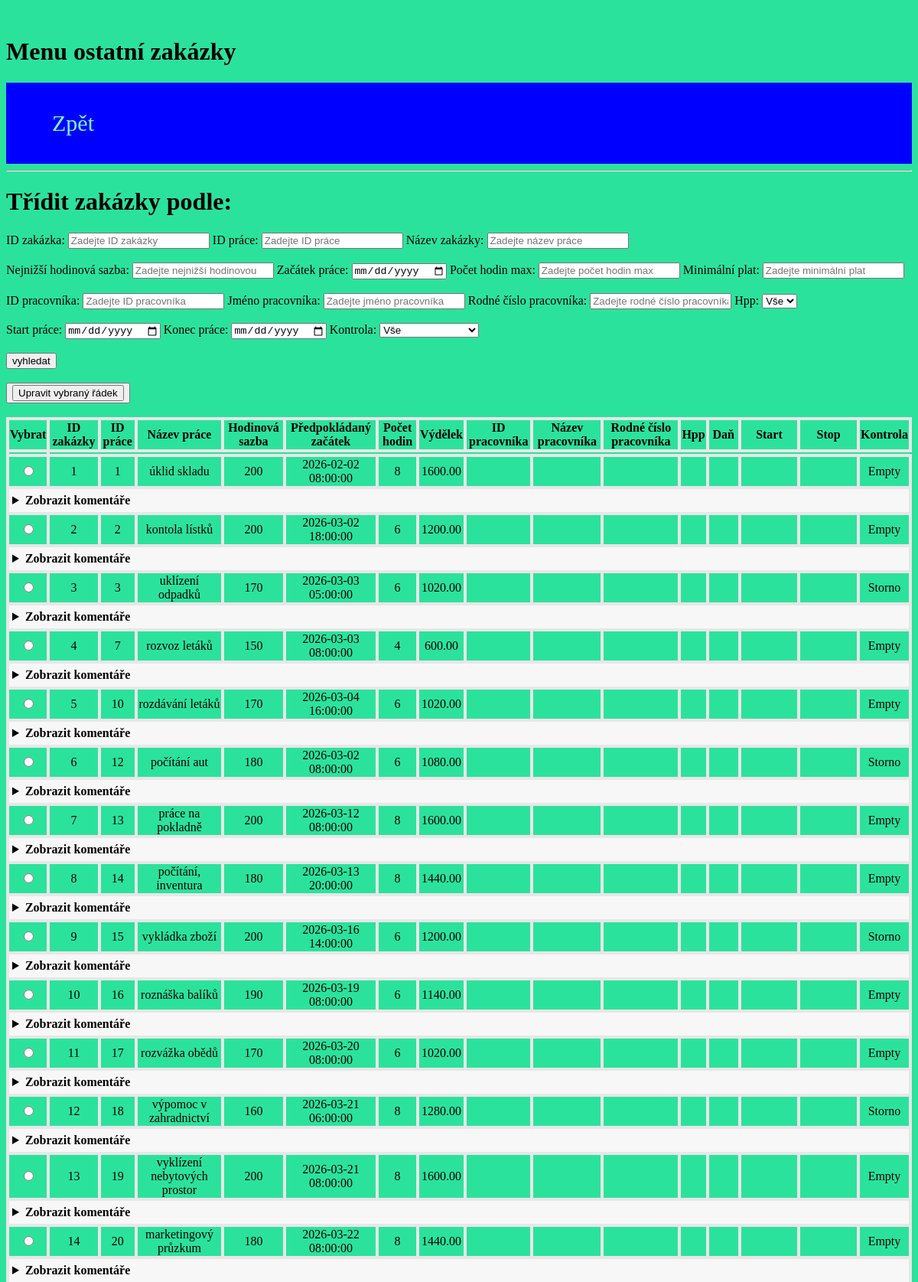
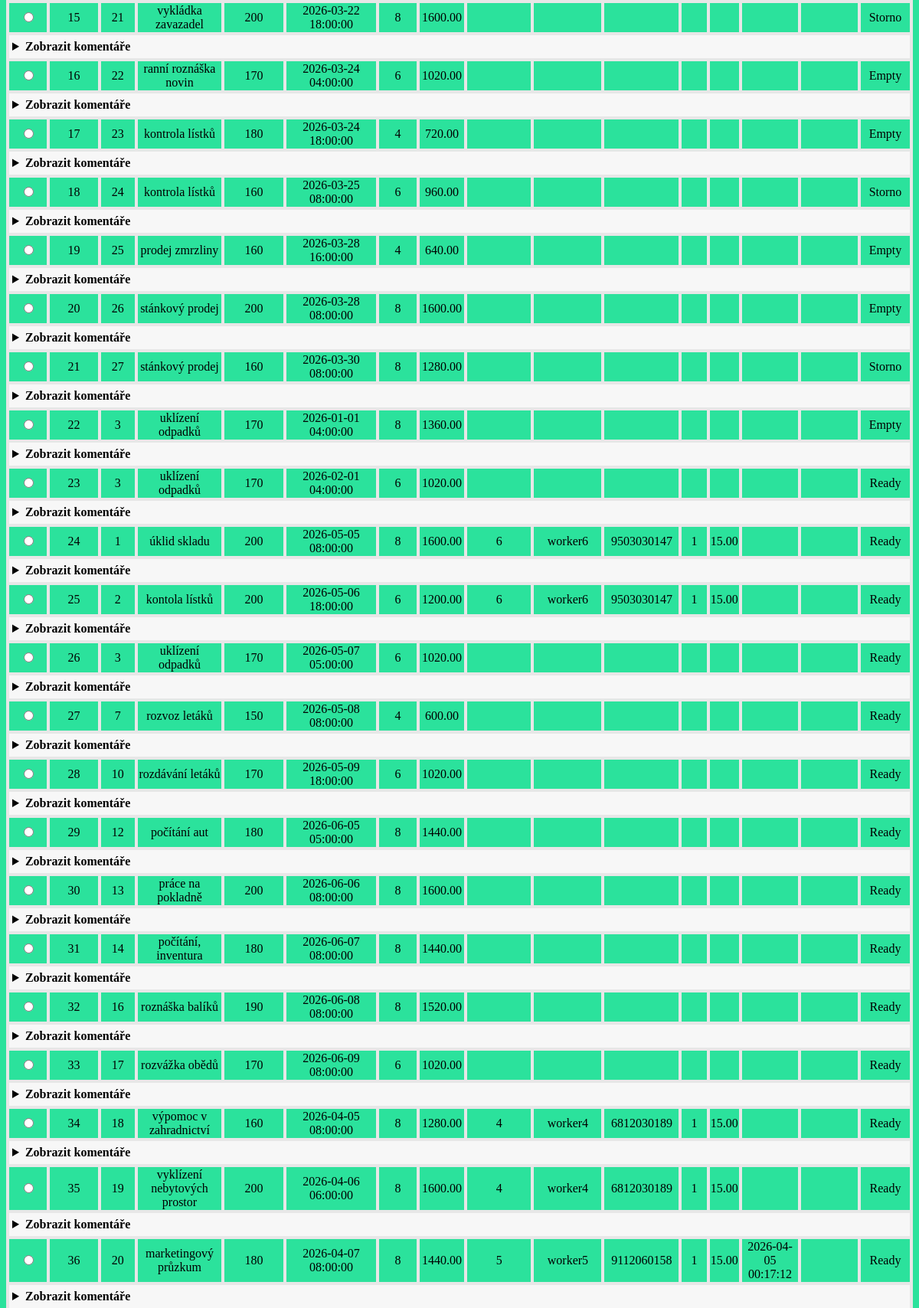
The app's page /leader/leader_control/control_other.php (upper part) with its own data (2 pictures, top to bottom).
### tables this page shows
CREATE TABLE IF NOT EXISTS `event` (
  `id_event` int NOT NULL AUTO_INCREMENT,
  `id_job` int DEFAULT NULL,
  `name_job` varchar(50) DEFAULT NULL,
  `price_hour` int DEFAULT NULL,
  `begin_event` datetime DEFAULT NULL,
  `hours` int DEFAULT NULL,
  `salary` decimal(10,2) DEFAULT NULL,
  `id_worker` int DEFAULT NULL,
  `workername` varchar(8) DEFAULT NULL,
  `birth_number` varchar(11) DEFAULT NULL,
  `hpp` tinyint DEFAULT NULL,
  `tax_event` decimal(5,2) DEFAULT NULL,
  `start_event` datetime DEFAULT NULL,
  `stop_event` datetime DEFAULT NULL,
  `control` varchar(6) DEFAULT NULL,
  `comment_job` text,
  `comment_leader` text,
  `comment_event` text,
  `comment_control` text,
  `leadername` varchar(8) DEFAULT NULL,
  PRIMARY KEY (`id_event`)
);

### leader/leader_control/control_other.php (the view, shortened to what this page needs)
<!DOCTYPE html>
<html lang="en">
<head>
    <link rel="stylesheet" href="../../CSS/style.css">
</head>
<body>
    <H1>Menu ostatní zakázky</H1>
    <header>
        <div class="container">
            <nav>
                <ul>
                    <a href="control.php">
                        <li>Zpět</li>
                    </a>
                </ul>
            </nav>
        </div>
    </header>
    <hr />
    <h1>Třídit zakázky podle:</h1>
    <form action="control_other.php" method="POST">
        <label for="id_event">ID zakázka:</label>
        <input type="number" id="id_event" name="id_event" placeholder="Zadejte ID zakázky">
        <label for="id_job">ID práce:</label>
        <input type="number" id="id_job" name="id_job" placeholder="Zadejte ID práce">
        <label for="name_job">Název zakázky:</label>
        <input type="text" id="name_job" name="name_job" placeholder="Zadejte název práce">
        <br><br>
        <label for="price_hour">Nejnižší hodinová sazba:</label>
        <input type="number" id="price_hour" name="price_hour" placeholder="Zadejte nejnižší hodinovou sazbu">
        <label for="begin_event">Začátek práce:</label>
        <input type="date" id="begin_event" name="begin_event" placeholder="Zadejte předpokládaný začátek práce">
        <label for="hours">Počet hodin max:</label>
        <input type="number" id="hours" name="hours" placeholder="Zadejte počet hodin max">
        <label for="salary">Minimální plat:</label>
        <input type="number" id="salary" name="salary" placeholder="Zadejte minimální plat">
        <br><br>
        <label for="id_worker">ID pracovníka:</label>
        <input type="number" id="id_worker" name="id_worker" placeholder="Zadejte ID pracovníka">
        <label for="workername">Jméno pracovníka:</label>
        <input type="text" id="workername" name="workername" placeholder="Zadejte jméno pracovníka">
        <label for="birth_number">Rodné číslo pracovníka:</label>
        <input type="text" id="birth_number" name="birth_number" placeholder="Zadejte rodné číslo pracovníka">
        <label for="hpp">Hpp:</label>
        <select type="number" id="hpp" name="hpp">
            <option value="">Vše</option>
        </select>
        <br><br>
        <label for="start_event">Start práce:</label>
        <input type="date" id="start_event" name="start_event" placeholder="Start práce">
        <label for="stop_event">Konec práce:</label>
        <input type="date" id="stop_event" name="stop_event" placeholder="Konec práce">
        <label for="control">Kontrola:</label>
        <select type="text" id="control" name="control">
            <option value="">Vše</option>
        </select>
        <br><br>
        <input type="submit" value="vyhledat">
        <br><br>
    </form>
    <?php
    include('../../connection.php');
    $sql = "SELECT * FROM event where 1=1 ";
    $sql .= " ORDER BY id_event ASC ";
    $stmt = $conn->prepare($sql);
    $stmt->execute();
    $result = $stmt->get_result();
    if (!isset($_POST['uzivatel_id'])) {
        if ($result->num_rows > 0) {
            if ($result->num_rows > 0) {
                echo "<table border='1'>";
                echo "<thead> <tr><th>Vybrat</th><th>ID zakázky</th> <th>ID práce</th> <th>Název práce</th> <th>Hodinová sazba</th> <th>Předpokládaný začátek</th> <th>Počet hodin</th> <th>Výdělek</th> <th>ID pracovníka</th> <th>Název pracovníka</th> <th>Rodné číslo pracovníka</th> <th>Hpp</th><th>Daň</th> <th>Start</th> <th>Stop</th> <th>Kontrola</th> </tr> </thead>";
                ?>
                <form action="control_other.php" method="POST">
                    <button><input type="submit" value="Upravit vybraný řádek"></button>
                    <br><br>
                    <?php
                    echo "<tbody>";
                    echo "<td></td>";
                    while ($row = $result->fetch_assoc()) {
                        echo "<tr>";
                        echo "<td><input type='radio' name='uzivatel_id' value='" . $row['id_event'] . "'></td>";
                        echo "<td>" . htmlspecialchars($row['id_event']) . "</td>";
                        echo "<td>" . htmlspecialchars($row['id_job']) . "</td>";
                        echo "<td>" . htmlspecialchars($row['name_job']) . "</td>";
                        echo "<td>" . htmlspecialchars($row['price_hour']) . "</td>";
                        echo "<td>" . htmlspecialchars($row['begin_event']) . "</td>";
                        echo "<td>" . htmlspecialchars($row['hours']) . "</td>";
                        echo "<td>" . htmlspecialchars($row['salary']) . "</td>";
                        echo "<td>" . htmlspecialchars($row['id_worker']) . "</td>";
                        echo "<td>" . htmlspecialchars($row['workername']) . "</td>";
                        echo "<td>" . htmlspecialchars($row['birth_number']) . "</td>";
                        echo "<td>" . htmlspecialchars($row['hpp']) . "</td>";
                        echo "<td>" . htmlspecialchars($row['tax_event']) . "</td>";
                        echo "<td>" . htmlspecialchars($row['start_event']) . "</td>";
                        echo "<td>" . htmlspecialchars($row['stop_event']) . "</td>";
                        echo "<td>" . htmlspecialchars($row['control']) . "</td>";
                        echo "</tr>";
                        echo "<tr>";
                        echo "<td colspan='16' style='padding: 6px 4px; background: #f7f7f7; text-align: left;'>";
                        echo "<details>";
                        echo "<summary style='cursor:pointer; font-weight:bold;'>Zobrazit komentáře</summary>";
                        echo "</details>";
                        echo "</td>";
                        echo "</tr>";
                    }
                    echo "</tbody>";
                    echo "</table>";
            } else {
                echo "Žádná data k zobrazení.";
            }
        }
    } else {
        echo "Uživatel se vybírá.";
        echo "<br><br>";
    }
            ?>
</body>
</html>

### CSS/style.css (style rules this page uses)
body { background-size:cover; background:no-repeat; background-attachment:fixed; }
header { background-color:blue; padding: 10px; color:white; }
* { transition:all 0.3s ease-in-out; }
.container { clear:both; overflow:auto; }
body { background-color:rgb(43, 226, 156); margin-bottom: 0px; padding: 0px; padding-top: 20px; }
ul li { display: inline-block; padding:10px; font-size:30px; font-family:raleway; color:aquamarine; }
table { border-collapse: collapse; width: 100%; }
th, td { border: 4px solid rgb(231, 231, 231); text-align: center; }
a { text-decoration: none; }

### records on screen
event: id_event "1", id_job "1", name_job "úklid skladu", price_hour "200", begin_event "2026-02-02 08:00:00", hours "8", salary "1600.00", control "Empty"
event: id_event "2", id_job "2", name_job "kontola lístků", price_hour "200", begin_event "2026-03-02 18:00:00", hours "6", salary "1200.00", control "Empty"
event: id_event "3", id_job "3", name_job "uklízení odpadků", price_hour "170", begin_event "2026-03-03 05:00:00", hours "6", salary "1020.00", control "Storno"
event: id_event "4", id_job "7", name_job "rozvoz letáků", price_hour "150", begin_event "2026-03-03 08:00:00", hours "4", salary "600.00", control "Empty"
event: id_event "5", id_job "10", name_job "rozdávání letáků", price_hour "170", begin_event "2026-03-04 16:00:00", hours "6", salary "1020.00", control "Empty"
event: id_event "6", id_job "12", name_job "počítání aut", price_hour "180", begin_event "2026-03-02 08:00:00", hours "6", salary "1080.00", control "Storno"
event: id_event "7", id_job "13", name_job "práce na pokladně", price_hour "200", begin_event "2026-03-12 08:00:00", hours "8", salary "1600.00", control "Empty"
event: id_event "8", id_job "14", name_job "počítání, inventura", price_hour "180", begin_event "2026-03-13 20:00:00", hours "8", salary "1440.00", control "Empty"
event: id_event "9", id_job "15", name_job "vykládka zboží", price_hour "200", begin_event "2026-03-16 14:00:00", hours "6", salary "1200.00", control "Storno"
event: id_event "10", id_job "16", name_job "roznáška balíků", price_hour "190", begin_event "2026-03-19 08:00:00", hours "6", salary "1140.00", control "Empty"
event: id_event "11", id_job "17", name_job "rozvážka obědů", price_hour "170", begin_event "2026-03-20 08:00:00", hours "6", salary "1020.00", control "Empty"
event: id_event "12", id_job "18", name_job "výpomoc v zahradnictví", price_hour "160", begin_event "2026-03-21 06:00:00", hours "8", salary "1280.00", control "Storno"
event: id_event "13", id_job "19", name_job "vyklízení nebytových prostor", price_hour "200", begin_event "2026-03-21 08:00:00", hours "8", salary "1600.00", control "Empty"
event: id_event "14", id_job "20", name_job "marketingový průzkum", price_hour "180", begin_event "2026-03-22 08:00:00", hours "8", salary "1440.00", control "Empty"
event: id_event "15", id_job "21", name_job "vykládka zavazadel", price_hour "200", begin_event "2026-03-22 18:00:00", hours "8", salary "1600.00", control "Storno"
event: id_event "16", id_job "22", name_job "ranní roznáška novin", price_hour "170", begin_event "2026-03-24 04:00:00", hours "6", salary "1020.00", control "Empty"
event: id_event "17", id_job "23", name_job "kontrola lístků", price_hour "180", begin_event "2026-03-24 18:00:00", hours "4", salary "720.00", control "Empty"
event: id_event "18", id_job "24", name_job "kontrola lístků", price_hour "160", begin_event "2026-03-25 08:00:00", hours "6", salary "960.00", control "Storno"
event: id_event "19", id_job "25", name_job "prodej zmrzliny", price_hour "160", begin_event "2026-03-28 16:00:00", hours "4", salary "640.00", control "Empty"
event: id_event "20", id_job "26", name_job "stánkový prodej", price_hour "200", begin_event "2026-03-28 08:00:00", hours "8", salary "1600.00", control "Empty"
event: id_event "21", id_job "27", name_job "stánkový prodej", price_hour "160", begin_event "2026-03-30 08:00:00", hours "8", salary "1280.00", control "Storno"
event: id_event "22", id_job "3", name_job "uklízení odpadků", price_hour "170", begin_event "2026-01-01 04:00:00", hours "8", salary "1360.00", control "Empty"
event: id_event "23", id_job "3", name_job "uklízení odpadků", price_hour "170", begin_event "2026-02-01 04:00:00", hours "6", salary "1020.00", control "Ready"
event: id_event "24", id_job "1", name_job "úklid skladu", price_hour "200", begin_event "2026-05-05 08:00:00", hours "8", salary "1600.00", id_worker "6", workername "worker6", birth_number "9503030147", hpp "1", tax_event "15.00", control "Ready"
event: id_event "25", id_job "2", name_job "kontola lístků", price_hour "200", begin_event "2026-05-06 18:00:00", hours "6", salary "1200.00", id_worker "6", workername "worker6", birth_number "9503030147", hpp "1", tax_event "15.00", control "Ready"
event: id_event "26", id_job "3", name_job "uklízení odpadků", price_hour "170", begin_event "2026-05-07 05:00:00", hours "6", salary "1020.00", control "Ready"
event: id_event "27", id_job "7", name_job "rozvoz letáků", price_hour "150", begin_event "2026-05-08 08:00:00", hours "4", salary "600.00", control "Ready"
event: id_event "28", id_job "10", name_job "rozdávání letáků", price_hour "170", begin_event "2026-05-09 18:00:00", hours "6", salary "1020.00", control "Ready"
event: id_event "29", id_job "12", name_job "počítání aut", price_hour "180", begin_event "2026-06-05 05:00:00", hours "8", salary "1440.00", control "Ready"
event: id_event "30", id_job "13", name_job "práce na pokladně", price_hour "200", begin_event "2026-06-06 08:00:00", hours "8", salary "1600.00", control "Ready"
event: id_event "31", id_job "14", name_job "počítání, inventura", price_hour "180", begin_event "2026-06-07 08:00:00", hours "8", salary "1440.00", control "Ready"
event: id_event "32", id_job "16", name_job "roznáška balíků", price_hour "190", begin_event "2026-06-08 08:00:00", hours "8", salary "1520.00", control "Ready"
event: id_event "33", id_job "17", name_job "rozvážka obědů", price_hour "170", begin_event "2026-06-09 08:00:00", hours "6", salary "1020.00", control "Ready"
event: id_event "34", id_job "18", name_job "výpomoc v zahradnictví", price_hour "160", begin_event "2026-04-05 08:00:00", hours "8", salary "1280.00", id_worker "4", workername "worker4", birth_number "6812030189", hpp "1", tax_event "15.00", control "Ready"
event: id_event "35", id_job "19", name_job "vyklízení nebytových prostor", price_hour "200", begin_event "2026-04-06 06:00:00", hours "8", salary "1600.00", id_worker "4", workername "worker4", birth_number "6812030189", hpp "1", tax_event "15.00", control "Ready"
event: id_event "36", id_job "20", name_job "marketingový průzkum", price_hour "180", begin_event "2026-04-07 08:00:00", hours "8", salary "1440.00", id_worker "5", workername "worker5", birth_number "9112060158", hpp "1", tax_event "15.00", start_event "2026-04-05 00:17:12", control "Ready"
